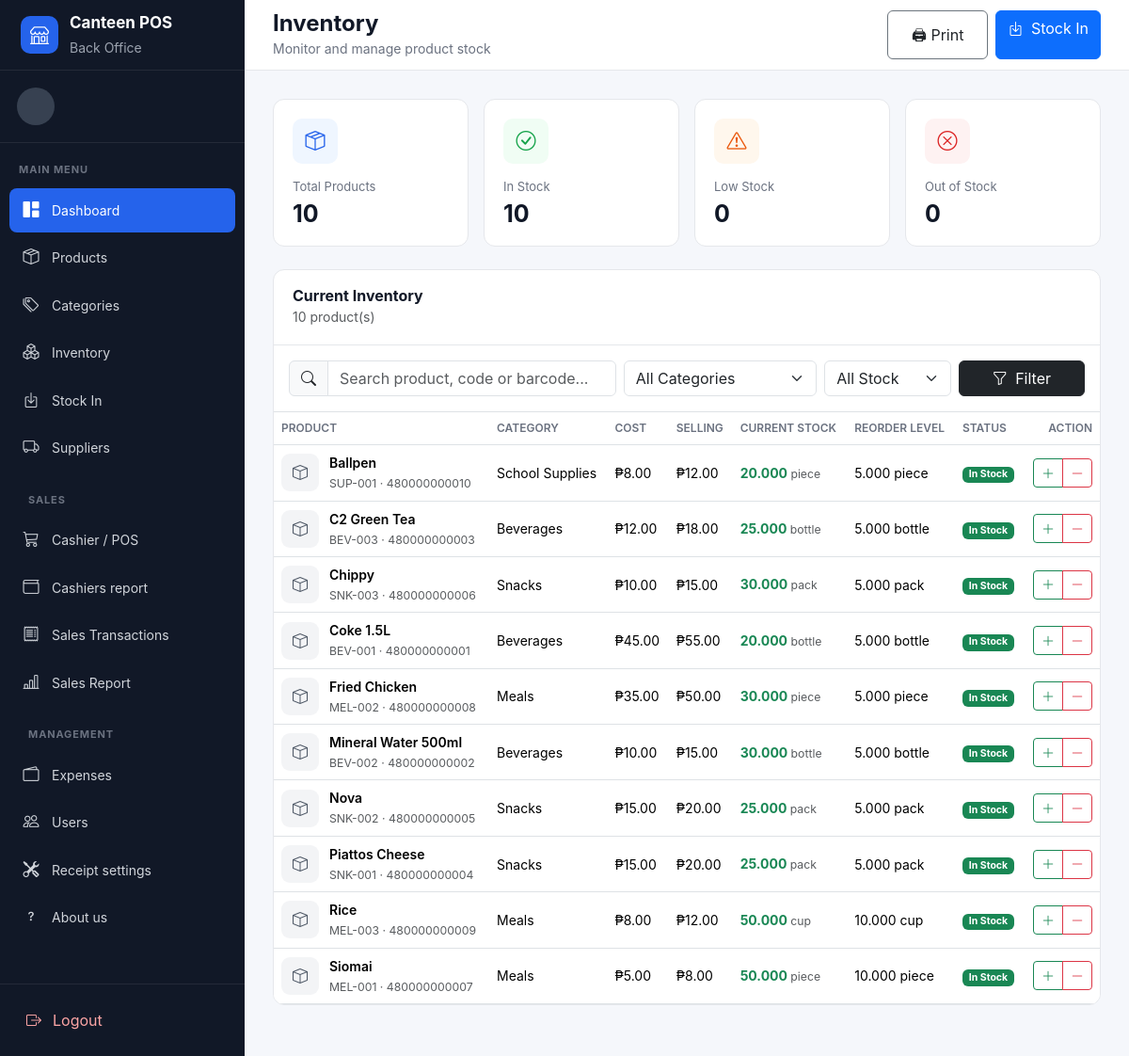
Screenshot of /inventory/index.php with the database file from the repository.
### tables this page shows
CREATE TABLE products (

    id INT UNSIGNED AUTO_INCREMENT PRIMARY KEY,

    product_code VARCHAR(50) NOT NULL UNIQUE,

    barcode VARCHAR(100) DEFAULT NULL UNIQUE,

    product_name VARCHAR(150) NOT NULL,

    category_id INT UNSIGNED DEFAULT NULL,

    supplier_id INT UNSIGNED DEFAULT NULL,

    unit VARCHAR(30) NOT NULL DEFAULT 'pcs',

    cost_price DECIMAL(12,2) NOT NULL DEFAULT 0.00,

    selling_price DECIMAL(12,2) NOT NULL DEFAULT 0.00,

    stock DECIMAL(12,3) NOT NULL DEFAULT 0.000,

    reorder_level DECIMAL(12,3) NOT NULL DEFAULT 5.000,

    status ENUM(
        'active',
        'inactive'
    ) NOT NULL DEFAULT 'active',

    created_at TIMESTAMP DEFAULT CURRENT_TIMESTAMP,

    updated_at TIMESTAMP DEFAULT CURRENT_TIMESTAMP
        ON UPDATE CURRENT_TIMESTAMP,

    CONSTRAINT fk_products_category
        FOREIGN KEY (category_id)
        REFERENCES categories(id)
        ON DELETE SET NULL
        ON UPDATE CASCADE,

    CONSTRAINT fk_products_supplier
        FOREIGN KEY (supplier_id)
        REFERENCES suppliers(id)
        ON DELETE SET NULL
        ON UPDATE CASCADE,

    INDEX idx_product_name (product_name),

    INDEX idx_product_barcode (barcode),

    INDEX idx_product_category (category_id)

);

CREATE TABLE categories (

    id INT UNSIGNED AUTO_INCREMENT PRIMARY KEY,

    category_name VARCHAR(100) NOT NULL UNIQUE,

    description VARCHAR(255) DEFAULT NULL,

    status ENUM(
        'active',
        'inactive'
    ) NOT NULL DEFAULT 'active',

    created_at TIMESTAMP DEFAULT CURRENT_TIMESTAMP,

    updated_at TIMESTAMP DEFAULT CURRENT_TIMESTAMP
        ON UPDATE CURRENT_TIMESTAMP

);

### inventory/index.php (the view, shortened to what the rows shown need)
<?php
require_once __DIR__ . "/../config/database.php";
$sql = "
    SELECT
        p.id,
        p.product_code,
        p.barcode,
        p.product_name,
        p.category_id,
        p.unit,
        p.cost_price,
        p.selling_price,
        p.stock,
        p.reorder_level,
        p.status,
        c.category_name
    FROM products p
    LEFT JOIN categories c
        ON c.id = p.category_id
    WHERE p.status = 'active'
";
$params = [];
$sql .= "
    ORDER BY p.product_name ASC
";
$stmt = $pdo->prepare($sql);
$stmt->execute($params);
$products = $stmt->fetchAll();
require_once __DIR__ . "/../includes/header.php";
?>
<main class="main-content">
    <section class="content-area">
        <div class="dashboard-card">
            <div class="table-responsive">
                <table class="table table-hover">
                    <thead>
                        <tr>
                            <th>
                                Product
                            </th>
                            <th>
                                Category
                            </th>
                            <th>
                                Cost
                            </th>
                            <th>
                                Selling
                            </th>
                            <th>
                                Current Stock
                            </th>
                            <th>
                                Reorder Level
                            </th>
                            <th>
                                Status
                            </th>
                            <th class="text-end">
                                Action
                            </th>
                        </tr>
                    </thead>
                    <tbody>
                    <?php if ($products): ?>
                        <?php foreach (
                            $products as $product
                        ): ?>
                            <?php
                            $stock =
                                (float)$product['stock'];
                            $reorder =
                                (float)$product['reorder_level'];
                            if ($stock <= 0) {
                                $statusLabel =
                                    "Out of Stock";
                                $statusClass =
                                    "bg-danger";
                                $stockClass =
                                    "text-danger";
                            } else {
                                $statusLabel =
                                    "In Stock";
                                $statusClass =
                                    "bg-success";
                                $stockClass =
                                    "text-success";
                            }
                            ?>
                            <tr>
                                <td>
                                    <div
                                        class="d-flex align-items-center"
                                    >
                                        <div
                                            class="inventory-product-icon"
                                        >
                                            <i class="bi bi-box"></i>
                                        </div>
                                        <div>
                                            <div
                                                class="fw-semibold"
                                            >
                                                <?= htmlspecialchars(
                                                    $product['product_name']
                                                ) ?>
                                            </div>
                                            <small
                                                class="text-muted"
                                            >
                                                <?= htmlspecialchars(
                                                    $product['product_code']
                                                ) ?>
                                                <?php if (
                                                    !empty(
                                                        $product['barcode']
                                                    )
                                                ): ?>
                                                    ·
                                                    <?= htmlspecialchars(
                                                        $product['barcode']
                                                    ) ?>
                                                <?php endif; ?>
                                            </small>
                                        </div>
                                    </div>
                                </td>
                                <td>
                                    <?= htmlspecialchars(
                                        $product['category_name']
                                        ?? 'Uncategorized'
                                    ) ?>
                                </td>
                                <td>
                                    ₱<?= number_format(
                                        (float)$product['cost_price'],
                                        2
                                    ) ?>
                                </td>
                                <td>
                                    ₱<?= number_format(
                                        (float)$product['selling_price'],
                                        2
                                    ) ?>
                                </td>
                                <td>
                                    <strong
                                        class="<?= $stockClass ?>"
                                    >
                                        <?= number_format(
                                            $stock,
                                            3
                                        ) ?>
                                    </strong>
                                    <small
                                        class="text-muted"
                                    >
                                        <?= htmlspecialchars(
                                            $product['unit']
                                        ) ?>
                                    </small>
                                </td>
                                <td>
                                    <?= number_format(
                                        $reorder,
                                        3
                                    ) ?>
                                    <?= htmlspecialchars(
                                        $product['unit']
                                    ) ?>
                                </td>
                                <td>
                                    <span
                                        class="badge <?= $statusClass ?>"
                                    >
                                        <?= $statusLabel ?>
                                    </span>
                                </td>
                                <td class="text-end">
                                    <div
                                        class="btn-group"
                                    >
                                        <a
                                            href="stock_in.php?product_id=<?= $product['id'] ?>"
                                            class="btn btn-sm btn-outline-success"
                                            title="Stock In"
                                        >
                                            <i class="bi bi-plus-lg"></i>
                                        </a>
                                        <a
                                            href="stock_out.php?product_id=<?= $product['id'] ?>"
                                            class="btn btn-sm btn-outline-danger"
                                            title="Stock Out"
                                        >
                                            <i class="bi bi-dash-lg"></i>
                                        </a>
                                    </div>
                                </td>
                            </tr>
                        <?php endforeach; ?>
                    <?php endif; ?>
                    </tbody>
                </table>
            </div>
        </div>
    </section>
</main>
<?php
require_once __DIR__ . "/../includes/footer.php";
?>

### rows the page displays
products: product_name "Ballpen", product_code "SUP-001", barcode "480000000010", category.category_name "School Supplies", cost_price "8.00", selling_price "12.00", stock "20.000", unit "piece", reorder_level "5.000", statusLabel "In Stock"
products: product_name "C2 Green Tea", product_code "BEV-003", barcode "480000000003", category.category_name "Beverages", cost_price "12.00", selling_price "18.00", stock "25.000", unit "bottle", reorder_level "5.000", statusLabel "In Stock"
products: product_name "Chippy", product_code "SNK-003", barcode "480000000006", category.category_name "Snacks", cost_price "10.00", selling_price "15.00", stock "30.000", unit "pack", reorder_level "5.000", statusLabel "In Stock"
products: product_name "Coke 1.5L", product_code "BEV-001", barcode "480000000001", category.category_name "Beverages", cost_price "45.00", selling_price "55.00", stock "20.000", unit "bottle", reorder_level "5.000", statusLabel "In Stock"
products: product_name "Fried Chicken", product_code "MEL-002", barcode "480000000008", category.category_name "Meals", cost_price "35.00", selling_price "50.00", stock "30.000", unit "piece", reorder_level "5.000", statusLabel "In Stock"
products: product_name "Mineral Water 500ml", product_code "BEV-002", barcode "480000000002", category.category_name "Beverages", cost_price "10.00", selling_price "15.00", stock "30.000", unit "bottle", reorder_level "5.000", statusLabel "In Stock"
products: product_name "Nova", product_code "SNK-002", barcode "480000000005", category.category_name "Snacks", cost_price "15.00", selling_price "20.00", stock "25.000", unit "pack", reorder_level "5.000", statusLabel "In Stock"
products: product_name "Piattos Cheese", product_code "SNK-001", barcode "480000000004", category.category_name "Snacks", cost_price "15.00", selling_price "20.00", stock "25.000", unit "pack", reorder_level "5.000", statusLabel "In Stock"
products: product_name "Rice", product_code "MEL-003", barcode "480000000009", category.category_name "Meals", cost_price "8.00", selling_price "12.00", stock "50.000", unit "cup", reorder_level "10.000", statusLabel "In Stock"
products: product_name "Siomai", product_code "MEL-001", barcode "480000000007", category.category_name "Meals", cost_price "5.00", selling_price "8.00", stock "50.000", unit "piece", reorder_level "10.000", statusLabel "In Stock"

### other values shown
$summary['total_items'] "10"
$summary['in_stock'] "10"
$summary['low_stock'] "0"
$summary['out_of_stock'] "0"
count($products) "10"
